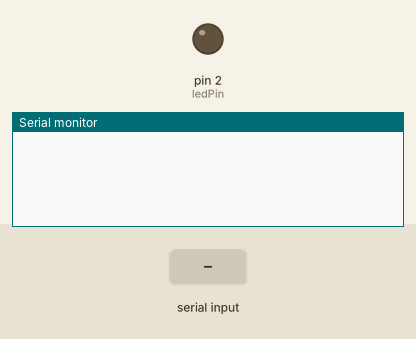
The sketch below on a simulated Arduino Uno, built with avr-gcc and run on an emulated ATmega328P. On the bench: output pins drawn as LEDs (lit = HIGH), the last lines printed to the serial monitor. The test bench sets the inputs (shaded band).

Above: at 1.2 s.
1.3 s: "90,45\n" received over Serial
At 1.8 s:
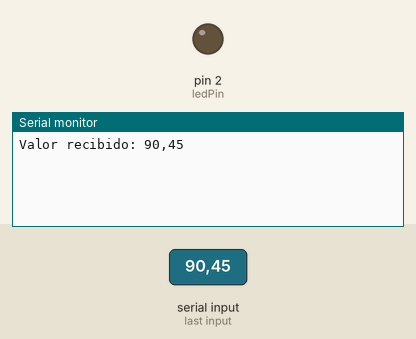
2.8 s: "5\n" received over Serial
At 4.0 s:
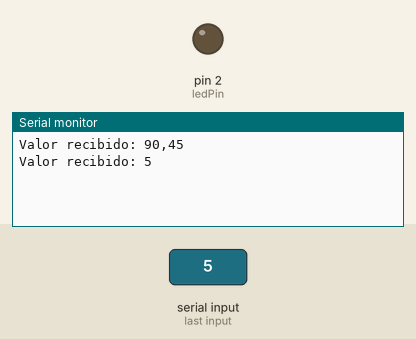

The sketch:

vent.ino
```cpp
// Pin del LED conectado a pin digital 13 (por ejemplo)
const int ledPin = 2;

void setup() {
  Serial.begin(9600);      // Inicia la comunicación serial
  pinMode(ledPin, OUTPUT);  // Configura el pin del LED como salida
}

void loop() {
  if (Serial.available() > 0) {
    // Lee toda la línea recibida como una cadena de texto
    String input = Serial.readStringUntil('\n');  // Espera hasta recibir un salto de línea
    Serial.print("Valor recibido: ");
    Serial.println(input);
    // Intenta convertir la entrada a un número entero
    int receivedValue = input.toInt();

    // Verifica si la entrada era un número válido
    if (input == String(receivedValue)) {


      // Verifica si el valor está en el rango deseado
      if (receivedValue >= 4000 && receivedValue <= 5000) {
        //Serial.println("Valor dentro del rango. Encendiendo LED.");
        digitalWrite(ledPin, HIGH);  // Enciende el LED
        // wdelay(2100)
      } else {
        //Serial.println("Valor fuera del rango. Apagando LED.");
        digitalWrite(ledPin, LOW);   // Apaga el LED
      }
    } else {
      // La entrada no era un número válido
      //Serial.println("Error: Entrada no válida.");
      digitalWrite(ledPin, LOW);  // Asegura que el LED se apague
    }
  } else {
      // La entrada no era un número válido
      // Serial.println("Error: Serial port not available.");
      // digitalWrite(ledPin, LOW);  // Asegura que el LED se apague
    }
}
```

Measured:
- after the input at 1.3 s, the serial monitor: prints a new line at once (image 1)
- after the input at 2.8 s, the serial monitor: prints a new line at once (image 2)
